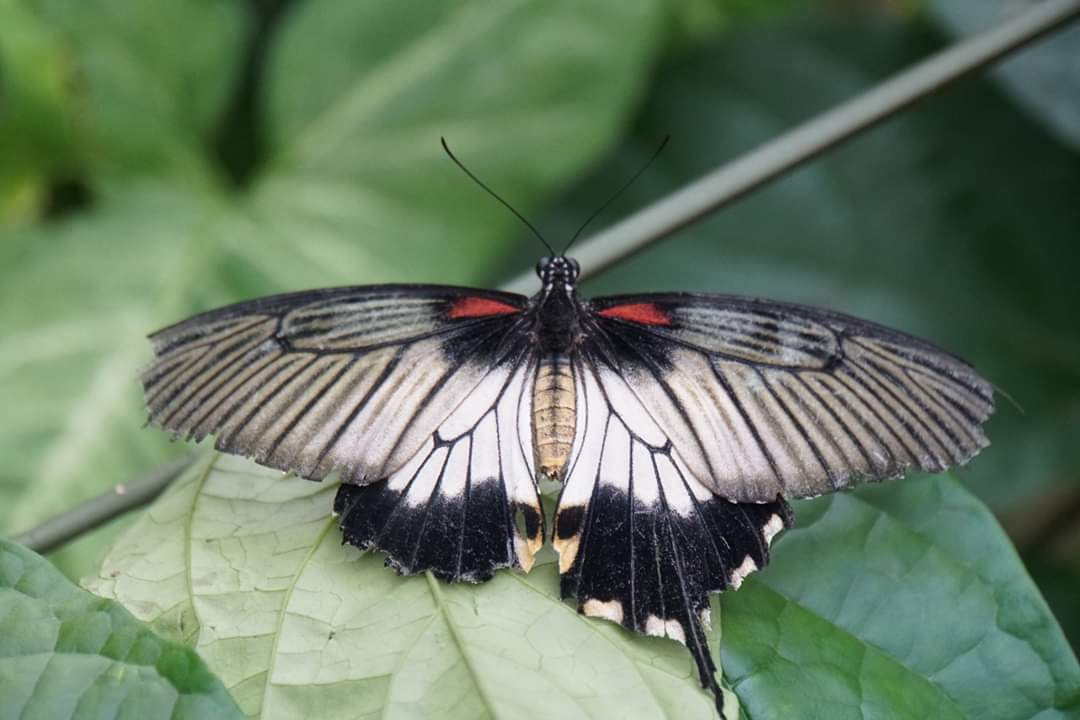
#> input picture python/pillow/butterfly_grey.jpg, 1080 x 720 px
$ python colored_border.py
#> lines starting #> are read from the running program, lines starting #| are printed output that depends on the picture
from PIL import Image, ImageOps


def add_border(input_image, output_image, border, color=0):
#> called with input_image = 'butterfly_grey.jpg', output_image = 'out-butterfly_border_red.jpg', border = 100, color = 'indianred'
    img = Image.open(input_image)
#> img is the input picture: PIL image 1080x720 RGB; mean R, G, B 103.7, 122.3, 100.2

    if isinstance(border, int) or isinstance(
            border, tuple):
        bimg = ImageOps.expand(img,
                               border=border,
                               fill=color)
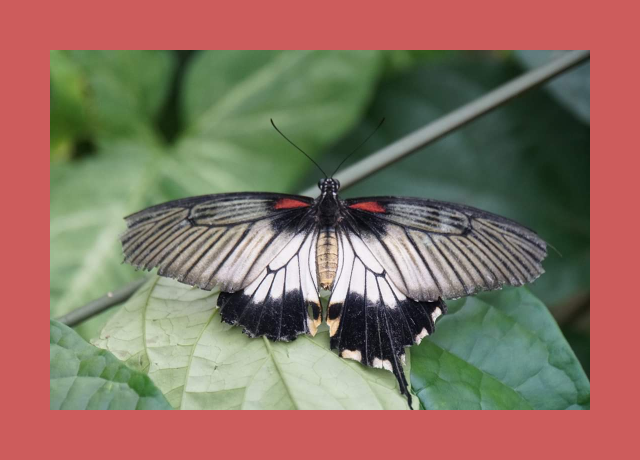
#> bimg: PIL image 1280x920 RGB (shown at 1/2 size); mean R, G, B 138.1, 112, 97.4
    else:
        msg = 'Border is not an integer or tuple!'
        raise RuntimeError(msg)

    bimg.save(output_image)


if __name__ == '__main__':
    in_img = 'butterfly_grey.jpg'

    add_border(in_img,
               output_image='out-butterfly_border_red.jpg',
               border=100,
               color='indianred')

$ run again, with python/pillow/butterfly.jpg copied over python/pillow/butterfly_grey.jpg
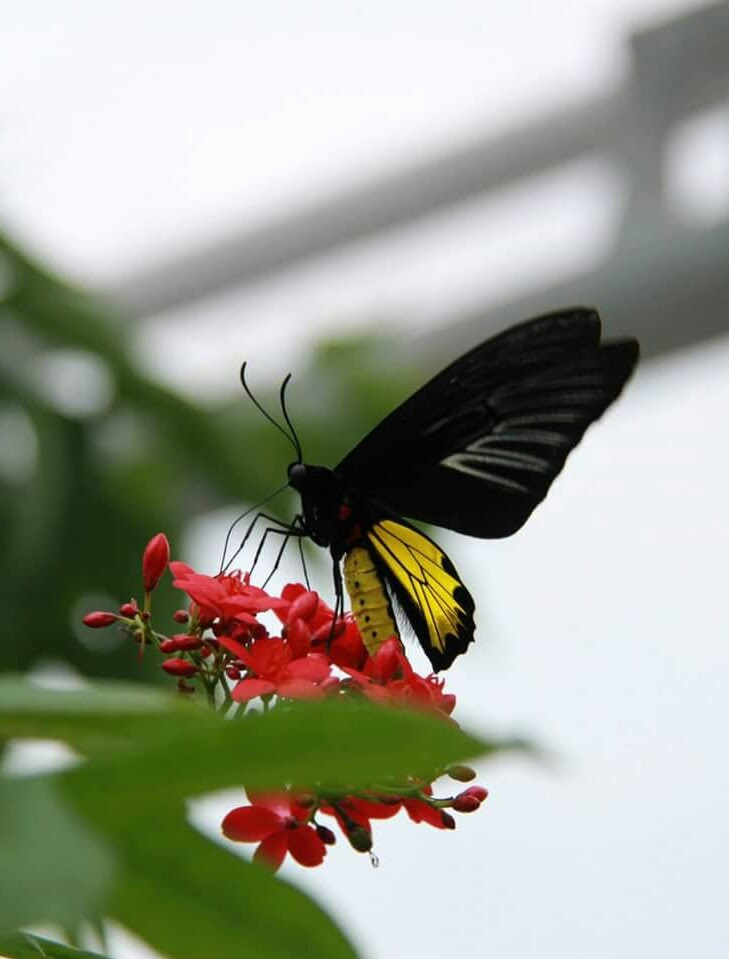
#> input picture python/pillow/butterfly.jpg, 729 x 959 px
#> in add_border, img is the input picture: PIL image 729x959 RGB; mean R, G, B 156.4, 159.3, 145.4
#> in add_border, `bimg = ImageOps.expand(img, border=border, fill=color)`:
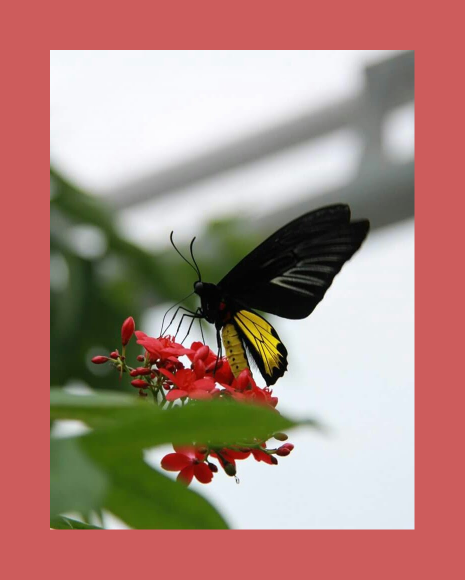
#> bimg: PIL image 929x1159 RGB (shown at 1/2 size); mean R, G, B 173.4, 135.7, 126.7
